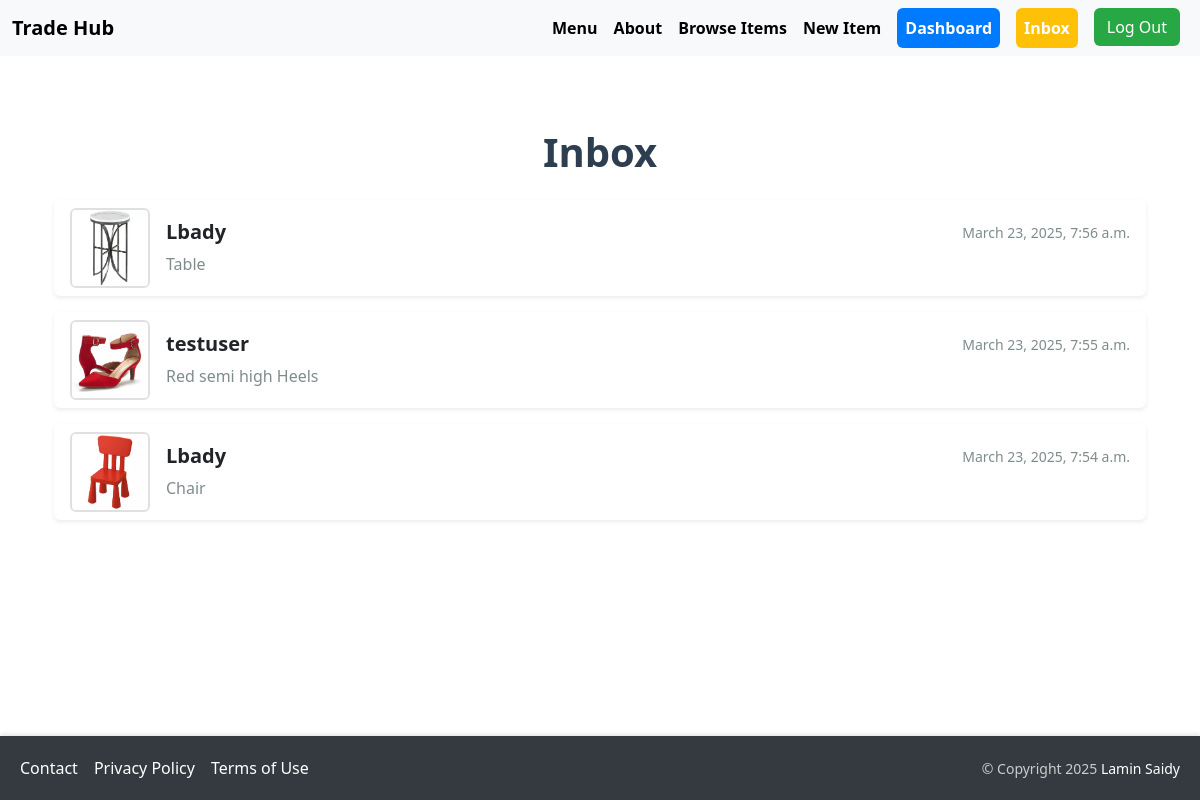
The page /conversation/inbox/ (signed in) on the database its author committed.
### conversation/models.py (models this page shows, shortened)
class Conversation(models.Model):
    item = models.ForeignKey(Item, related_name='conversations', on_delete=models.CASCADE)
    members = models.ManyToManyField(User, related_name='conversations')
    created_at = models.DateTimeField(auto_now_add=True)
    modified_at = models.DateTimeField(auto_now=True)
    class Meta:
        ordering = ('-modified_at',)
        verbose_name = 'Conversation'
        verbose_name_plural = 'Conversations'

### item/models.py (models this page shows, shortened)
class Item(models.Model):
    category = models.ForeignKey(Category, related_name='items', on_delete=models.CASCADE)
    name = models.CharField(max_length=255)
    description = models.TextField(blank=True, null=True)
    price = models.FloatField()
    image = models.ImageField(upload_to='item_images', blank=True, null=True)
    is_sold = models.BooleanField(default=False)
    created_by = models.ForeignKey(User, related_name='items', on_delete=models.CASCADE)
    created_at = models.DateTimeField(auto_now_add=True)

### conversation/views.py (the view)
# urls.py: path('inbox/', views.inbox, name='inbox'),
@login_required
def inbox(request):
    conversations = Conversation.objects.filter(members__in=[request.user.id])
    return render(request, 'conversation/inbox.html', {
        'conversations': conversations
    })

### conversation/templates/conversation/inbox.html (shortened to what this page needs)
{% extends 'products/base.html' %}
{% block content %}
<div class="container mt-5">
    <h1 class="mb-4 text-center fw-bold">Inbox</h1>
    <div class="list-group">
        {% for conversation in conversations %}
            <a href="{% url 'conversation:detail' conversation.id %}" class="list-group-item list-group-item-action border-0 shadow-sm mb-3 rounded">
                <div class="d-flex align-items-center">
                    <div class="flex-shrink-0 me-3">
                        <img src="{{ conversation.item.image.url }}" class="img-fluid rounded" style="width: 80px; height: 80px; object-fit: cover;" alt="{{ conversation.item.name }}">
                    </div>
                    <div class="flex-grow-1">
                        {% for member in conversation.members.all %}
                            {% if member != request.user %}
                                <div class="d-flex justify-content-between align-items-center mb-2">
                                    <h5 class="mb-0 fw-bold">{{ member.username }}</h5>
                                    <small class="text-muted">{{ conversation.modified_at|date:"F j, Y, g:i a" }}</small>
                                </div>
                                <p class="mb-0 text-muted">{{ conversation.item.name }}</p>
                            {% endif %}
                        {% endfor %}
                    </div>
                </div>
            </a>
        {% empty %}
            <div class="text-center py-5">
                <p class="text-muted">No conversations found.</p>
            </div>
        {% endfor %}
    </div>
</div>
{% endblock %}

### products/templates/products/base.html (style rules this page uses)
html, body { height: 100%; margin: 0; }

### conversation/templates/conversation/inbox.html (style rules this page uses)
.list-group-item { transition: transform 0.3s ease, box-shadow 0.3s ease; }
h1 { color: #2c3e50; }
.text-muted { color: #7f8c8d !important; }
.img-fluid.rounded { border: 2px solid #e0e0e0; }

### rows shown on the page
Conversation: item.image (picture), modified_at "March 23, 2025, 7:56 a.m.", item.name "Table"
Conversation: item.image (picture), modified_at "March 23, 2025, 7:55 a.m.", item.name "Red semi high Heels"
Conversation: item.image (picture), modified_at "March 23, 2025, 7:54 a.m.", item.name "Chair"

### other values the page prints
{{ member.username }} "Lbady"
{{ member.username }} "testuser"
